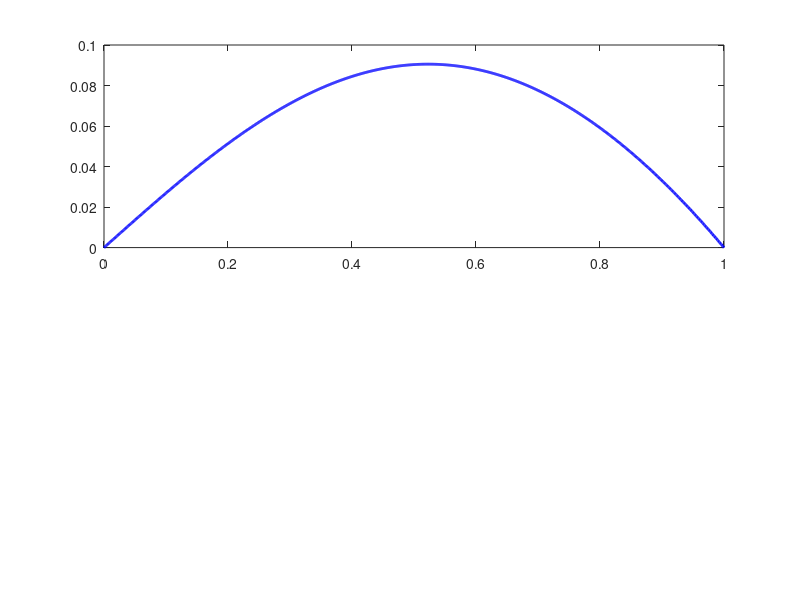

Write the MATLAB code that produced this figure. (Note: this script raises an error after producing the figure.)
% demo of the finite element method for the problem 
%   -d/dx((1+x^2) du/dx)  = 2x, 0 < x < 1, u(0) = u(1) = 0.
% which has exact solution u(x) = (4/pi)*atan(x) - x.

Nvec = [7];                       % vector of N values we shall use
maxerr = zeros(size(Nvec));          % vector to hold the max errors for each N

% each pass of the following loop handles a new N value...
for j=1:length(Nvec)               
   N = Nvec(j);
   h = 1/(N+1);
   x = [1:N]*h;

% construct the stiffness matrix (integrals done by hand)
   maindiag = 2/h + 2*h/3 + 2*h*([1:N].^2);
   offdiag  = -1/h - h*(([1:N-1].^2) + [1:N-1] + 1/3);
   K = diag(maindiag) + diag(offdiag,1) + diag(offdiag,-1);

% construct the load vector (integrals done by hand)
   f = 2*h^2*[1:N]';

% solve for expansion coefficients of Galerkin approximation
   c = K\f;

% plot the true solution
   xx = linspace(0,1,1000)';     % finely spaced points between 0 and 1.
   u = (4/pi)*atan(xx)-xx;      % true solution

   figure(1), clf
   subplot(2,1,1)
   plot(xx, u, 'b-','linewidth',2)
   hold on

% plot the approximation solution
   uN = zeros(size(xx));
   for k=1:N
      uN = uN + c(k)*hat(xx,k,N);
   end 
   plot(xx, uN, 'r-','linewidth',2)
   set(gca,'fontsize',16)
   xlabel('x')
   legend('true solution', 'u_N(x)','location','south')
   title(sprintf('N = %d', N))
  
% plot the error in the solution for this N 
   subplot(2,1,2)
   plot(xx, u-uN, 'r-','linewidth',2)
   set(gca,'fontsize',16)
   xlabel('x')
   ylabel(' u(x) - u_N(x)')

% approximate the maximum error for this value of N
end
